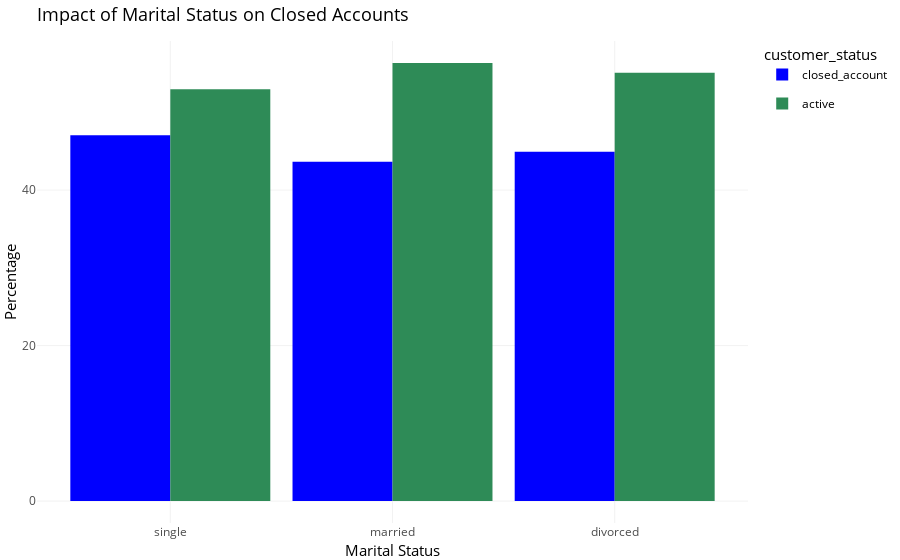
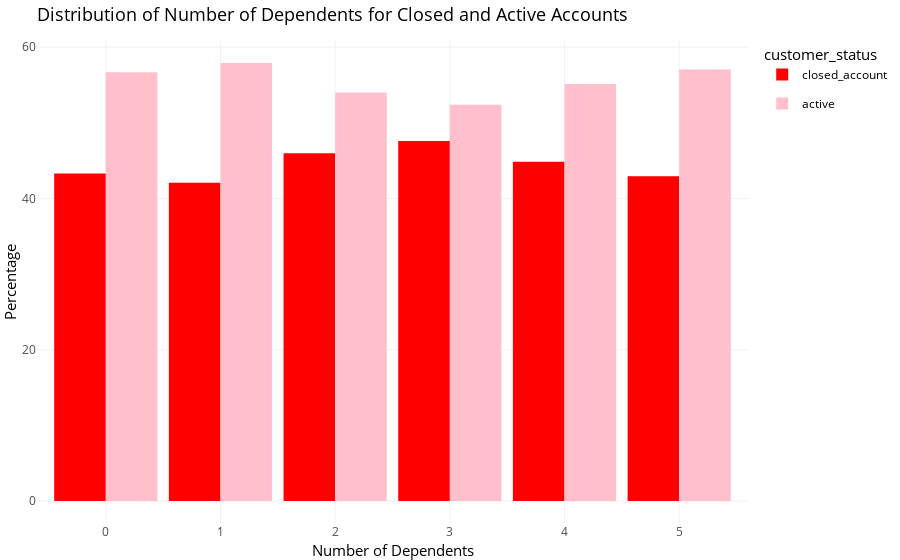

The notebook cell saved with these charts, in order:
### Markdown cell above
## Supporting Analysis

### Code cell
# Calculate the counts and percentages of closed and active accounts for each marital status
marital_status_summary <- credit_card_df %>%
  group_by(marital_status, customer_status) %>%
  summarize(count = n()) %>%
  group_by(marital_status) %>%
  mutate(percentage = count / sum(count) * 100)

# Filter for only active and closed accounts
marital_status_summary <- filter(marital_status_summary, customer_status %in% c("closed_account", "active"))

# Create a dodged (side-by-side) bar plot with ggplot2 using percentages
gg <- ggplot(marital_status_summary, aes(x = marital_status, y = percentage, fill = customer_status)) +
  geom_bar(stat = "identity", position = "dodge") +
  labs(title = "Impact of Marital Status on Closed Accounts",
       x = "Marital Status",
       y = "Percentage") +
  scale_fill_manual(values = c("closed_account" = "blue", "active" = "seagreen")) +
  theme_minimal()

# Convert ggplot to an interactive plot using plotly
ggplotly(gg)


# Calculate the counts and percentages of closed and active accounts for each number of dependents
dependents_summary <- credit_card_df %>%
  group_by(dependents, customer_status) %>%
  summarize(count = n()) %>%
  group_by(dependents) %>%
  mutate(percentage = count / sum(count) * 100)

# Create a dodged (side-by-side) bar plot with ggplot2 using percentages
gg <- ggplot(dependents_summary, aes(x = as.factor(dependents), y = percentage, fill = customer_status)) +
  geom_bar(stat = "identity", position = "dodge") +
  labs(title = "Distribution of Number of Dependents for Closed and Active Accounts",
       x = "Number of Dependents",
       y = "Percentage") +
  scale_fill_manual(values = c("closed_account" = "red", "active" = "pink")) +
  theme_minimal()

# Convert ggplot to an interactive plot using plotly
ggplotly(gg)

### Figure 1 — Plotly figure (JSON) as saved in the notebook; plotly's stock layout.template omitted (floating-point values rounded to 4 significant figures)
{"data": [{"orientation": "v", "width": [0.45, 0.45, 0.45], "base": [0, 0, 0], "x": [0.775, 1.775, 2.775], "y": [47.04, 43.65, 44.92], "text": ["marital_status: single<br />percentage: 47.03538<br />customer_status: closed_account", "marital_status: married<br />percentage: 43.64519<br />customer_status: closed_account", "marital_status: divorced<br />percentage: 44.91525<br />customer_status: closed_account"], "type": "bar", "textposition": "none", "marker": {"autocolorscale": false, "color": "rgba(0,0,255,1)", "line": {"width": 1.89, "color": "transparent"}}, "name": "closed_account", "legendgroup": "closed_account", "showlegend": true, "xaxis": "x", "yaxis": "y", "hoverinfo": "text"}, {"orientation": "v", "width": [0.45, 0.45, 0.45], "base": [0, 0, 0], "x": [1.225, 2.225, 3.225], "y": [52.96, 56.35, 55.08], "text": ["marital_status: single<br />percentage: 52.96462<br />customer_status: active", "marital_status: married<br />percentage: 56.35481<br />customer_status: active", "marital_status: divorced<br />percentage: 55.08475<br />customer_status: active"], "type": "bar", "textposition": "none", "marker": {"autocolorscale": false, "color": "rgba(46,139,87,1)", "line": {"width": 1.89, "color": "transparent"}}, "name": "active", "legendgroup": "active", "showlegend": true, "xaxis": "x", "yaxis": "y", "hoverinfo": "text"}], "layout": {"margin": {"t": 40.84, "r": 7.306, "b": 37.26, "l": 37.26}, "font": {"color": "rgba(0,0,0,1)", "family": "", "size": 14.61}, "title": {"text": "Impact of Marital Status on Closed Accounts", "font": {"color": "rgba(0,0,0,1)", "family": "", "size": 17.53}, "x": 0, "xref": "paper"}, "xaxis": {"domain": [0, 1], "automargin": true, "type": "linear", "autorange": false, "range": [0.4, 3.6], "tickmode": "array", "ticktext": ["single", "married", "divorced"], "tickvals": [1, 2, 3], "categoryorder": "array", "categoryarray": ["single", "married", "divorced"], "nticks": {}, "ticks": "", "tickcolor": {}, "ticklen": 3.653, "tickwidth": 0, "showticklabels": true, "tickfont": {"color": "rgba(77,77,77,1)", "family": "", "size": 11.69}, "tickangle": 0, "showline": false, "linecolor": {}, "linewidth": 0, "showgrid": true, "gridcolor": "rgba(235,235,235,1)", "gridwidth": 0.6642, "zeroline": false, "anchor": "y", "title": {"text": "Marital Status", "font": {"color": "rgba(0,0,0,1)", "family": "", "size": 14.61}}, "hoverformat": ".2f"}, "yaxis": {"domain": [0, 1], "automargin": true, "type": "linear", "autorange": false, "range": [-2.818, 59.17], "tickmode": "array", "ticktext": ["0", "20", "40"], "tickvals": [0, 20, 40], "categoryorder": "array", "categoryarray": ["0", "20", "40"], "nticks": {}, "ticks": "", "tickcolor": {}, "ticklen": 3.653, "tickwidth": 0, "showticklabels": true, "tickfont": {"color": "rgba(77,77,77,1)", "family": "", "size": 11.69}, "tickangle": 0, "showline": false, "linecolor": {}, "linewidth": 0, "showgrid": true, "gridcolor": "rgba(235,235,235,1)", "gridwidth": 0.6642, "zeroline": false, "anchor": "x", "title": {"text": "Percentage", "font": {"color": "rgba(0,0,0,1)", "family": "", "size": 14.61}}, "hoverformat": ".2f"}, "shapes": [{"type": "rect", "line": {"width": 0, "linetype": []}, "yref": "paper", "xref": "paper", "x0": 0, "x1": 1, "y0": 0, "y1": 1}], "showlegend": true, "legend": {"bgcolor": {}, "bordercolor": {}, "borderwidth": 0, "font": {"color": "rgba(0,0,0,1)", "family": "", "size": 11.69}, "title": {"text": "customer_status", "font": {"color": "rgba(0,0,0,1)", "family": "", "size": 14.61}}}, "hovermode": "closest", "barmode": "relative"}}

### Figure 2 — Plotly figure (JSON) as saved in the notebook; plotly's stock layout.template omitted (floating-point values rounded to 4 significant figures)
{"data": [{"orientation": "v", "width": [0.45, 0.45, 0.45, 0.45, 0.45, 0.45], "base": [0, 0, 0, 0, 0, 0], "x": [0.775, 1.775, 2.775, 3.775, 4.775, 5.775], "y": [43.31, 42.07, 45.98, 47.62, 44.86, 42.93], "text": ["as.factor(dependents): 0<br />percentage: 43.30900<br />customer_status: closed_account", "as.factor(dependents): 1<br />percentage: 42.07317<br />customer_status: closed_account", "as.factor(dependents): 2<br />percentage: 45.98411<br />customer_status: closed_account", "as.factor(dependents): 3<br />percentage: 47.61905<br />customer_status: closed_account", "as.factor(dependents): 4<br />percentage: 44.85981<br />customer_status: closed_account", "as.factor(dependents): 5<br />percentage: 42.93194<br />customer_status: closed_account"], "type": "bar", "textposition": "none", "marker": {"autocolorscale": false, "color": "rgba(255,0,0,1)", "line": {"width": 1.89, "color": "transparent"}}, "name": "closed_account", "legendgroup": "closed_account", "showlegend": true, "xaxis": "x", "yaxis": "y", "hoverinfo": "text"}, {"orientation": "v", "width": [0.45, 0.45, 0.45, 0.45, 0.45, 0.45], "base": [0, 0, 0, 0, 0, 0], "x": [1.225, 2.225, 3.225, 4.225, 5.225, 6.225], "y": [56.69, 57.93, 54.02, 52.38, 55.14, 57.07], "text": ["as.factor(dependents): 0<br />percentage: 56.69100<br />customer_status: active", "as.factor(dependents): 1<br />percentage: 57.92683<br />customer_status: active", "as.factor(dependents): 2<br />percentage: 54.01589<br />customer_status: active", "as.factor(dependents): 3<br />percentage: 52.38095<br />customer_status: active", "as.factor(dependents): 4<br />percentage: 55.14019<br />customer_status: active", "as.factor(dependents): 5<br />percentage: 57.06806<br />customer_status: active"], "type": "bar", "textposition": "none", "marker": {"autocolorscale": false, "color": "rgba(255,192,203,1)", "line": {"width": 1.89, "color": "transparent"}}, "name": "active", "legendgroup": "active", "showlegend": true, "xaxis": "x", "yaxis": "y", "hoverinfo": "text"}], "layout": {"margin": {"t": 40.84, "r": 7.306, "b": 37.26, "l": 37.26}, "font": {"color": "rgba(0,0,0,1)", "family": "", "size": 14.61}, "title": {"text": "Distribution of Number of Dependents for Closed and Active Accounts", "font": {"color": "rgba(0,0,0,1)", "family": "", "size": 17.53}, "x": 0, "xref": "paper"}, "xaxis": {"domain": [0, 1], "automargin": true, "type": "linear", "autorange": false, "range": [0.4, 6.6], "tickmode": "array", "ticktext": ["0", "1", "2", "3", "4", "5"], "tickvals": [1, 2, 3, 4, 5, 6], "categoryorder": "array", "categoryarray": ["0", "1", "2", "3", "4", "5"], "nticks": {}, "ticks": "", "tickcolor": {}, "ticklen": 3.653, "tickwidth": 0, "showticklabels": true, "tickfont": {"color": "rgba(77,77,77,1)", "family": "", "size": 11.69}, "tickangle": 0, "showline": false, "linecolor": {}, "linewidth": 0, "showgrid": true, "gridcolor": "rgba(235,235,235,1)", "gridwidth": 0.6642, "zeroline": false, "anchor": "y", "title": {"text": "Number of Dependents", "font": {"color": "rgba(0,0,0,1)", "family": "", "size": 14.61}}, "hoverformat": ".2f"}, "yaxis": {"domain": [0, 1], "automargin": true, "type": "linear", "autorange": false, "range": [-2.896, 60.82], "tickmode": "array", "ticktext": ["0", "20", "40", "60"], "tickvals": [0, 20, 40, 60], "categoryorder": "array", "categoryarray": ["0", "20", "40", "60"], "nticks": {}, "ticks": "", "tickcolor": {}, "ticklen": 3.653, "tickwidth": 0, "showticklabels": true, "tickfont": {"color": "rgba(77,77,77,1)", "family": "", "size": 11.69}, "tickangle": 0, "showline": false, "linecolor": {}, "linewidth": 0, "showgrid": true, "gridcolor": "rgba(235,235,235,1)", "gridwidth": 0.6642, "zeroline": false, "anchor": "x", "title": {"text": "Percentage", "font": {"color": "rgba(0,0,0,1)", "family": "", "size": 14.61}}, "hoverformat": ".2f"}, "shapes": [{"type": "rect", "line": {"width": 0, "linetype": []}, "yref": "paper", "xref": "paper", "x0": 0, "x1": 1, "y0": 0, "y1": 1}], "showlegend": true, "legend": {"bgcolor": {}, "bordercolor": {}, "borderwidth": 0, "font": {"color": "rgba(0,0,0,1)", "family": "", "size": 11.69}, "title": {"text": "customer_status", "font": {"color": "rgba(0,0,0,1)", "family": "", "size": 14.61}}}, "hovermode": "closest", "barmode": "relative"}}
